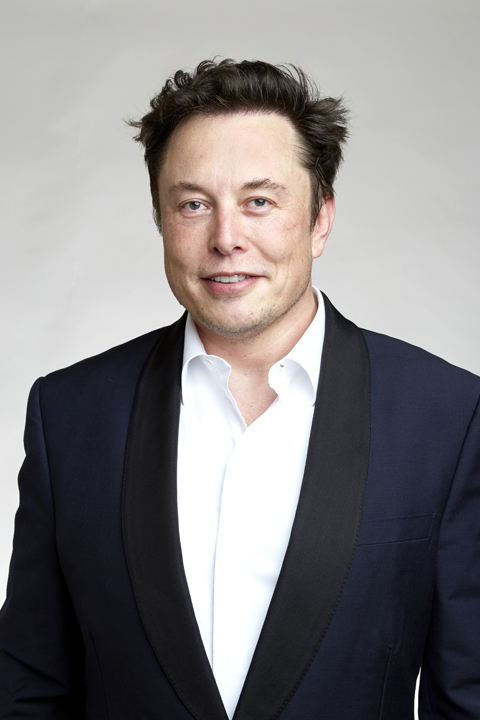
#> input picture El.jpg, 480 x 720 px
$ python edge_detection.py
#> lines starting #> are read from the running program, lines starting #| are printed output that depends on the picture; after the words box and inside, x2 and y2 are one past the last pixel; in counts of white or black regions, pixels touching at a corner belong together
import cv2 as cv
import numpy as np
img = cv.imread('El.jpg')
#> img is the input picture: shape (720, 480, 3); mean B, G, R 129.9, 128.8, 131.8
cv.imshow('Elon',img)

gray = cv.cvtColor(img,cv.COLOR_BGR2GRAY)
cv.imshow('Gray',gray)

# Laplacian
lap = cv.Laplacian(gray, cv.CV_64F)
lap = np.uint8(np.absolute(lap)) #all pixels coverted to absolute
cv.imshow('Laplacian',lap)
# Sobel
sobelx = cv.Sobel(gray,cv.CV_64F,1,0)
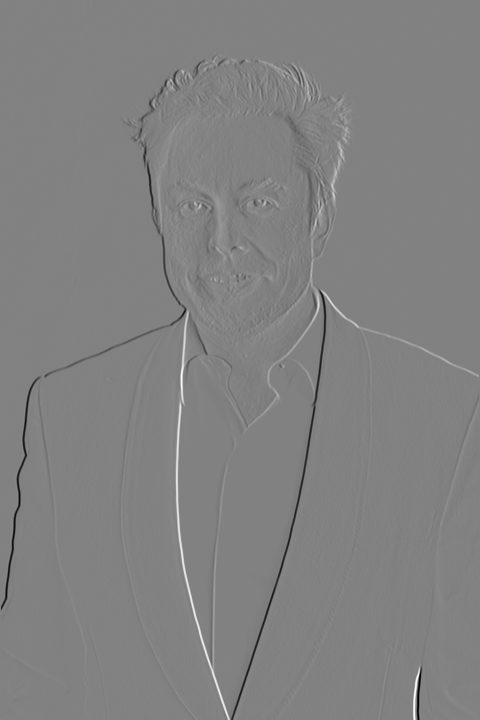
#> sobelx: shape (720, 480) float64; min -1018, max 984, mean -1.1; drawn with min black and max white
sobely = cv.Sobel(gray,cv.CV_64F,0,1)
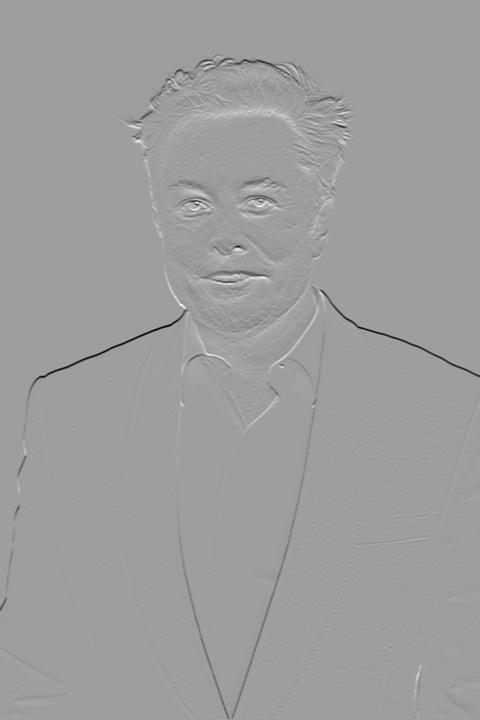
#> sobely: shape (720, 480) float64; min -908, max 557, mean -1.9; drawn with min black and max white
combined_sobel = cv.bitwise_or(sobelx,sobely)
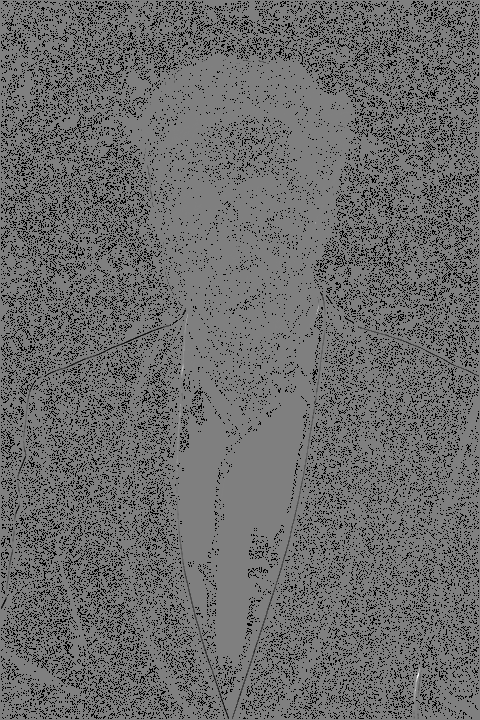
#> combined_sobel: shape (720, 480) float64; 15.16% of the values are NaN or infinite; the others: min -130944, max 130560, mean -362.2; drawn with min black, max white, NaN and infinite black

cv.imshow('Sobel X',sobelx)
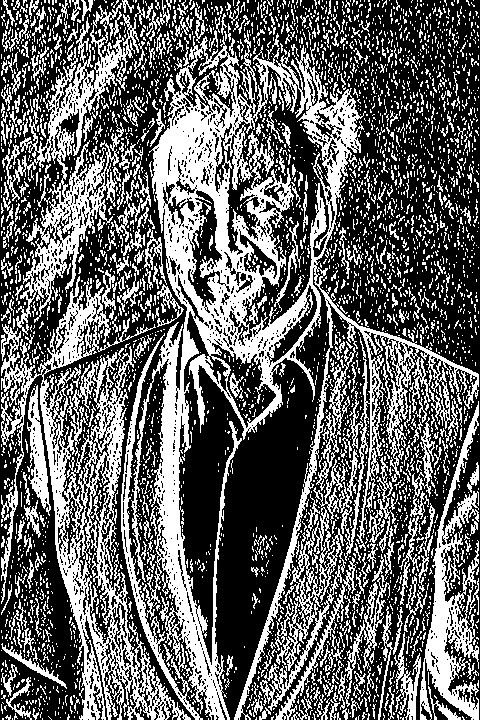
#> window 'Sobel X': shape (720, 480); 39.1% white; 3867 white regions (3437 under 20 px), largest, box (x1, y1, x2, y2) and area: (121, 30, 479, 720) 50146, (1, 276, 191, 720) 18500, (2, 3, 145, 335) 10066
cv.imshow('Sobel Y',sobely)
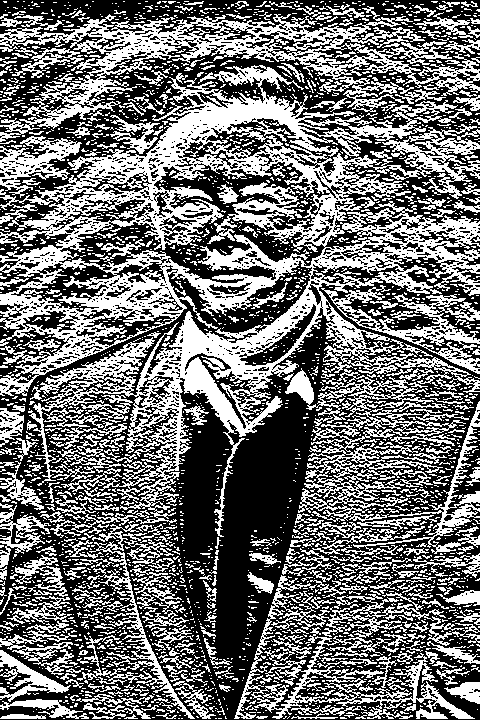
#> window 'Sobel Y': shape (720, 480); 43.9% white; 2700 white regions (2315 under 20 px), largest, box (x1, y1, x2, y2) and area: (0, 65, 480, 537) 63933, (0, 6, 480, 142) 14432, (234, 575, 475, 719) 7715
cv.imshow('Combined Sobel',combined_sobel)
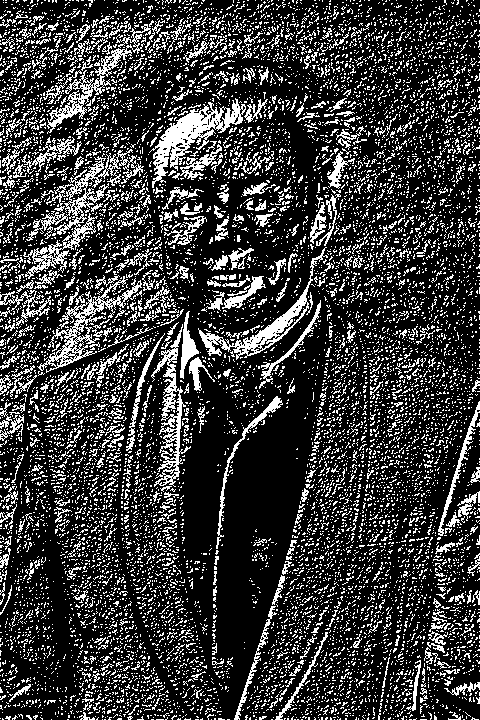
#> window 'Combined Sobel': shape (720, 480); 22.5% white in thin lines or dots

canny = cv.Canny(gray,150,175)
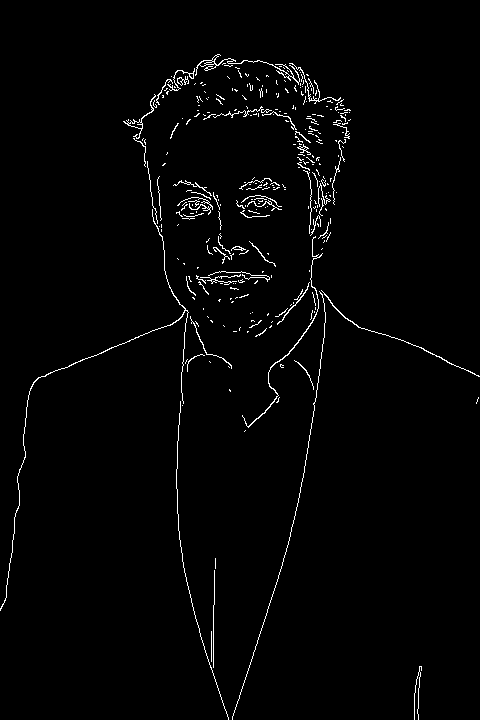
#> canny: shape (720, 480); 1.8% white in thin lines or dots
cv.imshow('Canny',canny)

cv.waitKey(0)
cv.destroyAllWindows()
